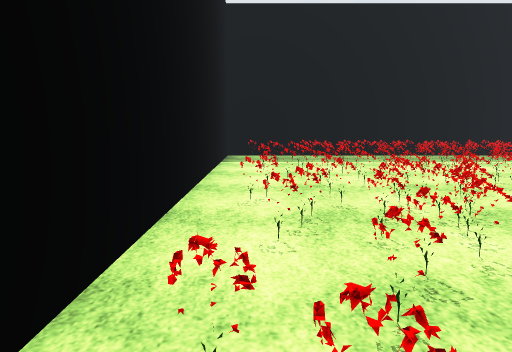
[1] (above)

16 first-person views from a walk through a scene from a Unity 3-D project. The camera is 1.3 m above the floor, tilts 8° down and sees 75° across. The floor is counted in squares, 1 m on a side. Each view is taken from the middle of a square. On the plan, view 1 faces up. The plan holds only what a view shows up to about 14 squares ahead; the rest is blank. The place goes on beyond the plan. Surface patterns are stand-ins for the level's own textures.

[2]
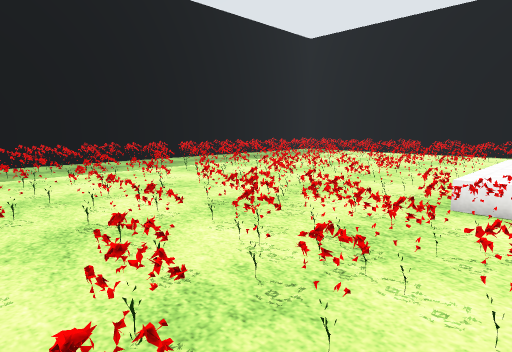

[3]
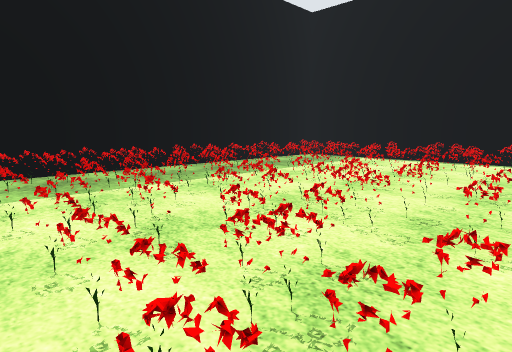

[4]
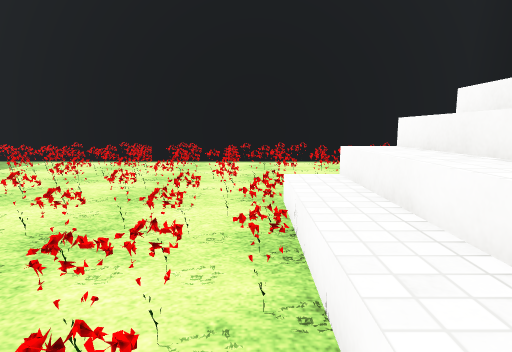

[5]
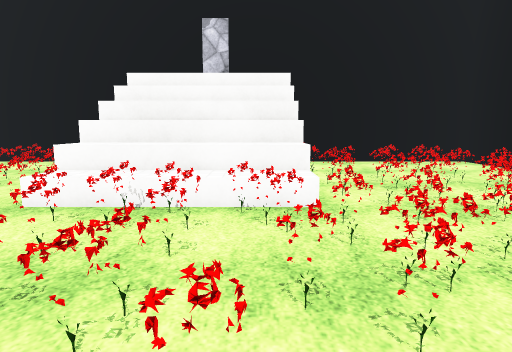

[6]
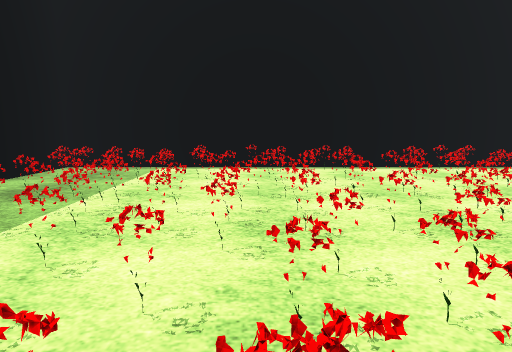

[7]
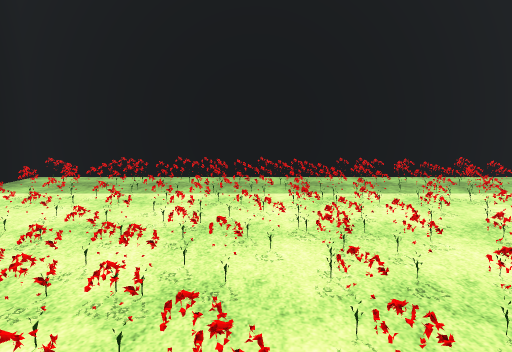

[8]
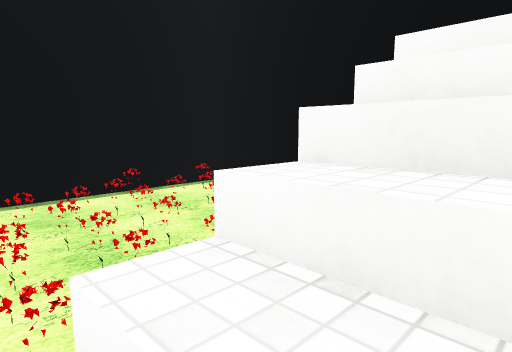

[9]
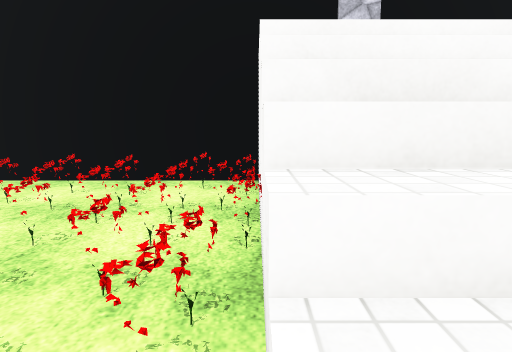

[10]
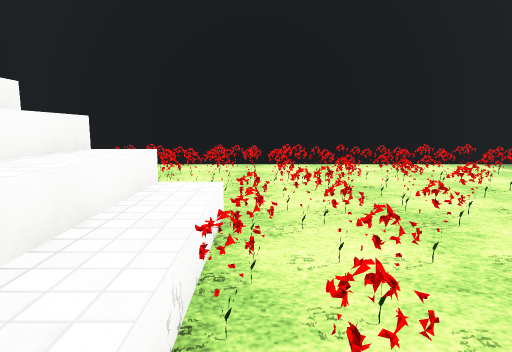

[11]
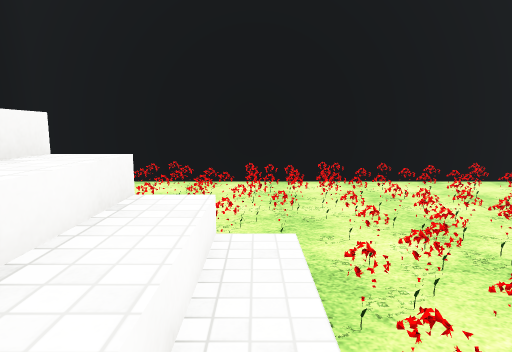

[12]
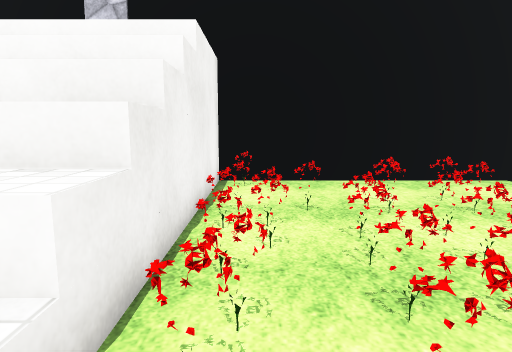

[13]
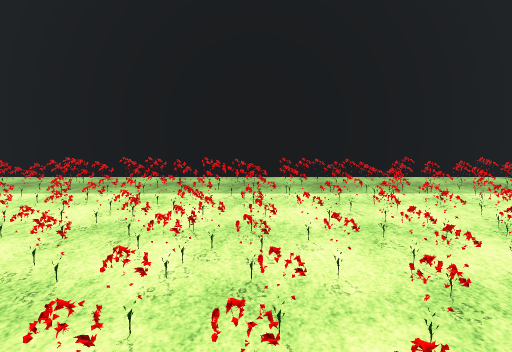

[14]
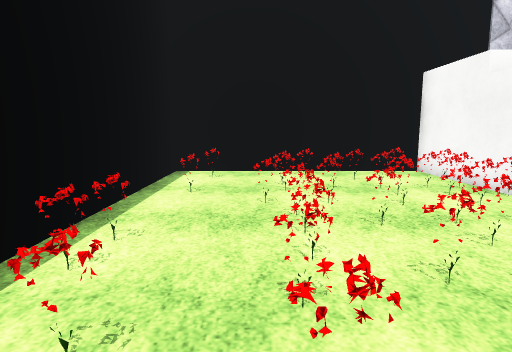

[15]
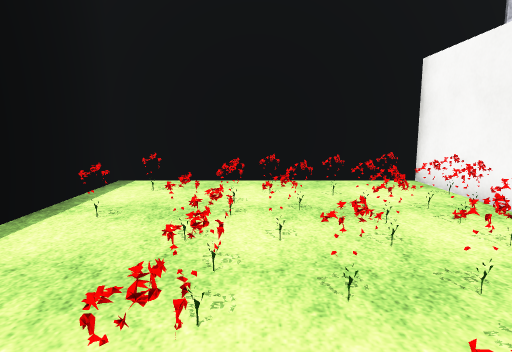

[16]
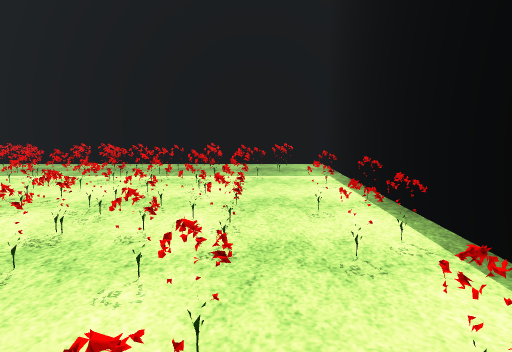

### Floor plan
Key: @ floor where view 1 was taken; # wall or solid block; . main floor; : floor 0.5 m higher than the main floor; + floor 1 m higher than the main floor; * floor 3 m higher than the main floor; / step, stairs or slope; = window, fence, low wall or low ledge; v drop or lower ground; F flower; O other object.
Columns run from 2 left of view 1 to 19 right of it. Each row starts with its distance up from view 1.
 17 ######################
 16 #.O.O.OO.O..OO..O..O.#
 15 #..OOO.OOOO..OO.OOOO.#
 14 #...OOOO=.OOO.O....O.#
 13 #..OOO.OOOO=OOFO=OO..#
 12 #.O.OOOOOOOOFFOO.OO.O#
 11 #...OO.FOOFF.FO.OOO..#
 10 #.O.OOOF=.FFF.FO..O.O#
  9 #..FOF.FFFF=FFFOOO.O.#
  8 #.O.FOOFFFFFFFOFFFO.F#
  7 #...FFOFF.FFFFOOFF.F.#
  6 #.O.FO.FFFFF.O=OO.F..#
  5 #..FFF..FFF=F.OOO.FF.#
  4 #.FFFFFF///:/OOFFF..F#
  3 #...FOFF /+++FFFFF..F#
  2 #..FO=FF ////v...F...#
  1 #.F.OFFFF////FFFFFF..#
  0 #.@.FOOO/////vOOFO.F.#
 -1 #...OO..*    O.O.O...#
 -2 #.......*    vO..O.O.#
 -3 #......O* ## #.......#
 -4 ######################

Where each view was taken, in squares from view 1:
view 1: 0 up, 0 right, facing up
view 2: 3 up, 0 right, facing up-right
view 3: 6 up, 4 right, facing up-right
view 4: 5 up, 5 right, facing right
view 5: 10 up, 7 right, facing down
view 6: 10 up, 7 right, facing right
view 7: 4 up, 7 right, facing up
view 8: 4 up, 9 right, facing down-right
view 9: 5 up, 11 right, facing down
view 10: 5 up, 11 right, facing left
view 11: 4 up, 10 right, facing left
view 12: 5 up, 5 right, facing down
view 13: 4 up, 9 right, facing up
view 14: 7 up, 16 right, facing down
view 15: 5 up, 15 right, facing down
view 16: 4 up, 16 right, facing up
